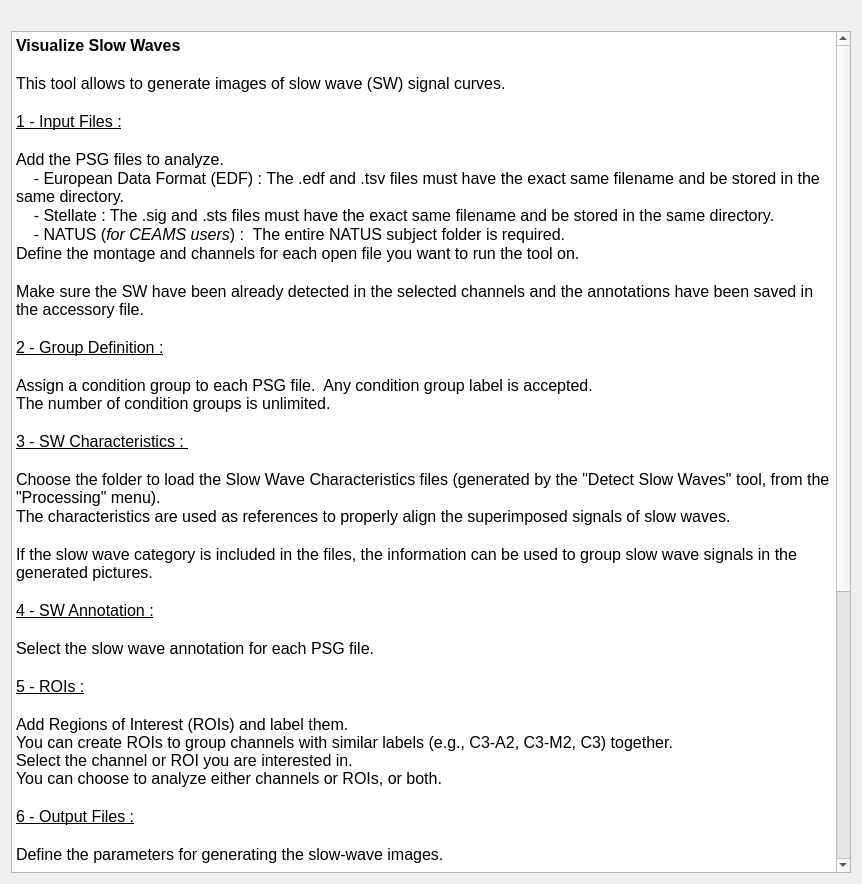
<?xml version="1.0" encoding="UTF-8"?>
<ui version="4.0">
 <class>SWImages</class>
 <widget class="QWidget" name="SWImages">
  <property name="geometry">
   <rect>
    <x>0</x>
    <y>0</y>
    <width>862</width>
    <height>884</height>
   </rect>
  </property>
  <property name="windowTitle">
   <string/>
  </property>
  <layout class="QVBoxLayout" name="verticalLayout_2">
   <item>
    <layout class="QVBoxLayout" name="verticalLayout">
     <item>
      <layout class="QHBoxLayout" name="horizontalLayout">
       <item>
        <widget class="QLabel" name="label">
         <property name="text">
          <string/>
         </property>
         <property name="alignment">
          <set>Qt::AlignmentFlag::AlignCenter</set>
         </property>
        </widget>
       </item>
       <item>
        <widget class="QLabel" name="label_3">
         <property name="text">
          <string/>
         </property>
         <property name="alignment">
          <set>Qt::AlignmentFlag::AlignCenter</set>
         </property>
        </widget>
       </item>
      </layout>
     </item>
     <item>
      <widget class="QTextEdit" name="textEdit">
       <property name="maximumSize">
        <size>
         <width>16777215</width>
         <height>16777215</height>
        </size>
       </property>
       <property name="verticalScrollBarPolicy">
        <enum>Qt::ScrollBarPolicy::ScrollBarAlwaysOn</enum>
       </property>
       <property name="horizontalScrollBarPolicy">
        <enum>Qt::ScrollBarPolicy::ScrollBarAlwaysOff</enum>
       </property>
       <property name="lineWrapMode">
        <enum>QTextEdit::LineWrapMode::WidgetWidth</enum>
       </property>
       <property name="readOnly">
        <bool>true</bool>
       </property>
       <property name="html">
        <string>&lt;!DOCTYPE HTML PUBLIC &quot;-//W3C//DTD HTML 4.0//EN&quot; &quot;http://www.w3.org/TR/REC-html40/strict.dtd&quot;&gt;
&lt;html&gt;&lt;head&gt;&lt;meta name=&quot;qrichtext&quot; content=&quot;1&quot; /&gt;&lt;meta charset=&quot;utf-8&quot; /&gt;&lt;style type=&quot;text/css&quot;&gt;
p, li { white-space: pre-wrap; }
hr { height: 1px; border-width: 0; }
li.unchecked::marker { content: &quot;\2610&quot;; }
li.checked::marker { content: &quot;\2612&quot;; }
&lt;/style&gt;&lt;/head&gt;&lt;body style=&quot; font-size:12pt; font-weight:400; font-style:normal;&quot;&gt;
&lt;p style=&quot; margin-top:0px; margin-bottom:0px; margin-left:0px; margin-right:0px; -qt-block-indent:0; text-indent:0px;&quot;&gt;&lt;span style=&quot; font-weight:600;&quot;&gt;Visualize Slow Waves&lt;/span&gt;&lt;/p&gt;
&lt;p style=&quot;-qt-paragraph-type:empty; margin-top:0px; margin-bottom:0px; margin-left:0px; margin-right:0px; -qt-block-indent:0; text-indent:0px;&quot;&gt;&lt;br /&gt;&lt;/p&gt;
&lt;p style=&quot; margin-top:0px; margin-bottom:0px; margin-left:0px; margin-right:0px; -qt-block-indent:0; text-indent:0px;&quot;&gt;This tool allows to generate images of slow wave (SW) signal curves.  &lt;/p&gt;
&lt;p style=&quot;-qt-paragraph-type:empty; margin-top:0px; margin-bottom:0px; margin-left:0px; margin-right:0px; -qt-block-indent:0; text-indent:0px;&quot;&gt;&lt;br /&gt;&lt;/p&gt;
&lt;p style=&quot; margin-top:0px; margin-bottom:0px; margin-left:0px; margin-right:0px; -qt-block-indent:0; text-indent:0px;&quot;&gt;&lt;span style=&quot; text-decoration: underline;&quot;&gt;1 - Input Files :&lt;/span&gt;&lt;/p&gt;
&lt;p style=&quot;-qt-paragraph-type:empty; margin-top:0px; margin-bottom:0px; margin-left:0px; margin-right:0px; -qt-block-indent:0; text-indent:0px; text-decoration: underline;&quot;&gt;&lt;br /&gt;&lt;/p&gt;
&lt;p style=&quot; margin-top:0px; margin-bottom:0px; margin-left:0px; margin-right:0px; -qt-block-indent:0; text-indent:0px;&quot;&gt;Add the PSG files to analyze.&lt;/p&gt;
&lt;p style=&quot; margin-top:0px; margin-bottom:0px; margin-left:0px; margin-right:0px; -qt-block-indent:0; text-indent:0px;&quot;&gt;&lt;span style=&quot;&quot;&gt;    - European Data Format (EDF) : The .edf and .tsv files must have the exact same filename and be stored in the same directory.&lt;/span&gt;&lt;/p&gt;
&lt;p style=&quot; margin-top:0px; margin-bottom:0px; margin-left:0px; margin-right:0px; -qt-block-indent:0; text-indent:0px;&quot;&gt;&lt;span style=&quot;&quot;&gt;    - Stellate : The .sig and .sts files must have the exact same filename and be stored in the same directory.&lt;/span&gt;&lt;/p&gt;
&lt;p style=&quot; margin-top:0px; margin-bottom:0px; margin-left:0px; margin-right:0px; -qt-block-indent:0; text-indent:0px;&quot;&gt;&lt;span style=&quot;&quot;&gt;    - NATUS (&lt;/span&gt;&lt;span style=&quot; font-style:italic;&quot;&gt;for CEAMS users&lt;/span&gt;&lt;span style=&quot;&quot;&gt;) : &lt;/span&gt;&lt;span style=&quot;&quot;&gt; The entire NATUS subject folder is required.&lt;/span&gt;&lt;/p&gt;
&lt;p style=&quot; margin-top:0px; margin-bottom:0px; margin-left:0px; margin-right:0px; -qt-block-indent:0; text-indent:0px;&quot;&gt;Define the montage and channels for each open file you want to run the tool on.&lt;/p&gt;
&lt;p style=&quot;-qt-paragraph-type:empty; margin-top:0px; margin-bottom:0px; margin-left:0px; margin-right:0px; -qt-block-indent:0; text-indent:0px;&quot;&gt;&lt;br /&gt;&lt;/p&gt;
&lt;p style=&quot; margin-top:0px; margin-bottom:0px; margin-left:0px; margin-right:0px; -qt-block-indent:0; text-indent:0px;&quot;&gt;Make sure the SW have been already detected in the selected channels and the annotations have been saved in the accessory file.&lt;/p&gt;
&lt;p style=&quot;-qt-paragraph-type:empty; margin-top:0px; margin-bottom:0px; margin-left:0px; margin-right:0px; -qt-block-indent:0; text-indent:0px;&quot;&gt;&lt;br /&gt;&lt;/p&gt;
&lt;p style=&quot; margin-top:0px; margin-bottom:0px; margin-left:0px; margin-right:0px; -qt-block-indent:0; text-indent:0px;&quot;&gt;&lt;span style=&quot; text-decoration: underline;&quot;&gt;2 - Group Definition :&lt;/span&gt;&lt;/p&gt;
&lt;p style=&quot;-qt-paragraph-type:empty; margin-top:0px; margin-bottom:0px; margin-left:0px; margin-right:0px; -qt-block-indent:0; text-indent:0px; text-decoration: underline;&quot;&gt;&lt;br /&gt;&lt;/p&gt;
&lt;p style=&quot; margin-top:0px; margin-bottom:0px; margin-left:0px; margin-right:0px; -qt-block-indent:0; text-indent:0px;&quot;&gt;Assign a condition group to each PSG file.  Any condition group label is accepted.  &lt;br /&gt;The number of condition groups is unlimited.&lt;/p&gt;
&lt;p style=&quot;-qt-paragraph-type:empty; margin-top:0px; margin-bottom:0px; margin-left:0px; margin-right:0px; -qt-block-indent:0; text-indent:0px;&quot;&gt;&lt;br /&gt;&lt;/p&gt;
&lt;p style=&quot; margin-top:0px; margin-bottom:0px; margin-left:0px; margin-right:0px; -qt-block-indent:0; text-indent:0px;&quot;&gt;&lt;span style=&quot; text-decoration: underline;&quot;&gt;3 - SW Characteristics : &lt;/span&gt;&lt;/p&gt;
&lt;p style=&quot;-qt-paragraph-type:empty; margin-top:0px; margin-bottom:0px; margin-left:0px; margin-right:0px; -qt-block-indent:0; text-indent:0px; text-decoration: underline;&quot;&gt;&lt;br /&gt;&lt;/p&gt;
&lt;p style=&quot; margin-top:0px; margin-bottom:0px; margin-left:0px; margin-right:0px; -qt-block-indent:0; text-indent:0px;&quot;&gt;Choose the folder to load the Slow Wave Characteristics files (generated by the &amp;quot;Detect Slow Waves&amp;quot; tool, from the &amp;quot;Processing&amp;quot; menu).&lt;/p&gt;
&lt;p style=&quot; margin-top:0px; margin-bottom:0px; margin-left:0px; margin-right:0px; -qt-block-indent:0; text-indent:0px;&quot;&gt;The characteristics are used as references to properly align the superimposed signals of slow waves.&lt;/p&gt;
&lt;p style=&quot;-qt-paragraph-type:empty; margin-top:0px; margin-bottom:0px; margin-left:0px; margin-right:0px; -qt-block-indent:0; text-indent:0px;&quot;&gt;&lt;br /&gt;&lt;/p&gt;
&lt;p style=&quot; margin-top:0px; margin-bottom:0px; margin-left:0px; margin-right:0px; -qt-block-indent:0; text-indent:0px;&quot;&gt;If the slow wave category is included in the files, the information can be used to group slow wave signals in the generated pictures.&lt;/p&gt;
&lt;p style=&quot;-qt-paragraph-type:empty; margin-top:0px; margin-bottom:0px; margin-left:0px; margin-right:0px; -qt-block-indent:0; text-indent:0px;&quot;&gt;&lt;br /&gt;&lt;/p&gt;
&lt;p style=&quot; margin-top:0px; margin-bottom:0px; margin-left:0px; margin-right:0px; -qt-block-indent:0; text-indent:0px;&quot;&gt;&lt;span style=&quot; text-decoration: underline;&quot;&gt;4 - SW Annotation :&lt;/span&gt;&lt;/p&gt;
&lt;p style=&quot;-qt-paragraph-type:empty; margin-top:0px; margin-bottom:0px; margin-left:0px; margin-right:0px; -qt-block-indent:0; text-indent:0px; text-decoration: underline;&quot;&gt;&lt;br /&gt;&lt;/p&gt;
&lt;p style=&quot; margin-top:0px; margin-bottom:0px; margin-left:0px; margin-right:0px; -qt-block-indent:0; text-indent:0px;&quot;&gt;Select the slow wave annotation for each PSG file.&lt;/p&gt;
&lt;p style=&quot;-qt-paragraph-type:empty; margin-top:0px; margin-bottom:0px; margin-left:0px; margin-right:0px; -qt-block-indent:0; text-indent:0px;&quot;&gt;&lt;br /&gt;&lt;/p&gt;
&lt;p style=&quot; margin-top:0px; margin-bottom:0px; margin-left:0px; margin-right:0px; -qt-block-indent:0; text-indent:0px;&quot;&gt;&lt;span style=&quot; text-decoration: underline;&quot;&gt;5 - ROIs :&lt;/span&gt;&lt;/p&gt;
&lt;p style=&quot;-qt-paragraph-type:empty; margin-top:0px; margin-bottom:0px; margin-left:0px; margin-right:0px; -qt-block-indent:0; text-indent:0px; text-decoration: underline;&quot;&gt;&lt;br /&gt;&lt;/p&gt;
&lt;p style=&quot; margin-top:0px; margin-bottom:0px; margin-left:0px; margin-right:0px; -qt-block-indent:0; text-indent:0px;&quot;&gt;Add Regions of Interest (ROIs) and label them. &lt;br /&gt;You can create ROIs to group channels with similar labels (e.g., C3-A2, C3-M2, C3) together.  &lt;br /&gt;Select the channel or ROI you are interested in. &lt;br /&gt;You can choose to analyze either channels or ROIs, or both.&lt;/p&gt;
&lt;p style=&quot;-qt-paragraph-type:empty; margin-top:0px; margin-bottom:0px; margin-left:0px; margin-right:0px; -qt-block-indent:0; text-indent:0px;&quot;&gt;&lt;br /&gt;&lt;/p&gt;
&lt;p style=&quot; margin-top:0px; margin-bottom:0px; margin-left:0px; margin-right:0px; -qt-block-indent:0; text-indent:0px;&quot;&gt;&lt;span style=&quot; text-decoration: underline;&quot;&gt;6 - Output Files :&lt;/span&gt;&lt;/p&gt;
&lt;p style=&quot;-qt-paragraph-type:empty; margin-top:0px; margin-bottom:0px; margin-left:0px; margin-right:0px; -qt-block-indent:0; text-indent:0px; text-decoration: underline;&quot;&gt;&lt;br /&gt;&lt;/p&gt;
&lt;p style=&quot; margin-top:0px; margin-bottom:0px; margin-left:0px; margin-right:0px; -qt-block-indent:0; text-indent:0px;&quot;&gt;Define the parameters for generating the slow-wave images. &lt;/p&gt;
&lt;p style=&quot;-qt-paragraph-type:empty; margin-top:0px; margin-bottom:0px; margin-left:0px; margin-right:0px; -qt-block-indent:0; text-indent:0px;&quot;&gt;&lt;br /&gt;&lt;/p&gt;
&lt;p style=&quot; margin-top:0px; margin-bottom:0px; margin-left:0px; margin-right:0px; -qt-block-indent:0; text-indent:0px;&quot;&gt;Images can be generated at the &lt;span style=&quot; font-weight:700;&quot;&gt;subject level&lt;/span&gt;, the &lt;span style=&quot; font-weight:700;&quot;&gt;cohort level&lt;/span&gt;, or both. &lt;/p&gt;
&lt;p style=&quot;-qt-paragraph-type:empty; margin-top:0px; margin-bottom:0px; margin-left:0px; margin-right:0px; -qt-block-indent:0; text-indent:0px;&quot;&gt;&lt;br /&gt;&lt;/p&gt;
&lt;p style=&quot; margin-top:0px; margin-bottom:0px; margin-left:0px; margin-right:0px; -qt-block-indent:0; text-indent:0px;&quot;&gt;&lt;span style=&quot; font-weight:700;&quot;&gt;Subject level:&lt;/span&gt;&lt;/p&gt;
&lt;p style=&quot; margin-top:0px; margin-bottom:0px; margin-left:0px; margin-right:0px; -qt-block-indent:0; text-indent:0px;&quot;&gt;You can generate individual images for each channel/ROI to examine the set of slow-wave events, or combine all channels/ROIs into a single image showing the averaged slow-wave curve.&lt;/p&gt;
&lt;p style=&quot;-qt-paragraph-type:empty; margin-top:0px; margin-bottom:0px; margin-left:0px; margin-right:0px; -qt-block-indent:0; text-indent:0px;&quot;&gt;&lt;br /&gt;&lt;/p&gt;
&lt;p style=&quot; margin-top:0px; margin-bottom:0px; margin-left:0px; margin-right:0px; -qt-block-indent:0; text-indent:0px;&quot;&gt;&lt;span style=&quot; font-weight:700;&quot;&gt;Cohort level:&lt;/span&gt;&lt;/p&gt;
&lt;p style=&quot; margin-top:0px; margin-bottom:0px; margin-left:0px; margin-right:0px; -qt-block-indent:0; text-indent:0px;&quot;&gt;Start by selecting a display option—for example, plotting the mean with or without the standard deviation (STD), or plotting all subjects within each group.&lt;br /&gt;You can generate a single image for the entire cohort, where curves are averaged across all selected channels/ROIs, or generate one image per channel/ROI.&lt;/p&gt;
&lt;p style=&quot;-qt-paragraph-type:empty; margin-top:0px; margin-bottom:0px; margin-left:0px; margin-right:0px; -qt-block-indent:0; text-indent:0px;&quot;&gt;&lt;br /&gt;&lt;/p&gt;
&lt;p style=&quot; margin-top:0px; margin-bottom:0px; margin-left:0px; margin-right:0px; -qt-block-indent:0; text-indent:0px;&quot;&gt;If the &amp;quot;Classify Slow Waves&amp;quot; tool has been run on the data, slow-wave categories can be visualized in the images.&lt;/p&gt;
&lt;p style=&quot;-qt-paragraph-type:empty; margin-top:0px; margin-bottom:0px; margin-left:0px; margin-right:0px; -qt-block-indent:0; text-indent:0px;&quot;&gt;&lt;br /&gt;&lt;/p&gt;
&lt;p style=&quot; margin-top:0px; margin-bottom:0px; margin-left:0px; margin-right:0px; -qt-block-indent:0; text-indent:0px;&quot;&gt;Specify axis options, such as setting axis limits or displaying negative values upward.&lt;/p&gt;
&lt;p style=&quot;-qt-paragraph-type:empty; margin-top:0px; margin-bottom:0px; margin-left:0px; margin-right:0px; -qt-block-indent:0; text-indent:0px;&quot;&gt;&lt;br /&gt;&lt;/p&gt;
&lt;p style=&quot; margin-top:0px; margin-bottom:0px; margin-left:0px; margin-right:0px; -qt-block-indent:0; text-indent:0px;&quot;&gt;For additional customization, refer to the &lt;span style=&quot; font-weight:700;&quot;&gt;Colors&lt;/span&gt; and &lt;span style=&quot; font-weight:700;&quot;&gt;Slow Wave Alignment&lt;/span&gt; settings in the left panel.&lt;/p&gt;
&lt;p style=&quot;-qt-paragraph-type:empty; margin-top:0px; margin-bottom:0px; margin-left:0px; margin-right:0px; -qt-block-indent:0; text-indent:0px;&quot;&gt;&lt;br /&gt;&lt;/p&gt;
&lt;p style=&quot; margin-top:0px; margin-bottom:0px; margin-left:0px; margin-right:0px; -qt-block-indent:0; text-indent:0px;&quot;&gt;Finally, select the output folder where the images will be saved.&lt;/p&gt;
&lt;p style=&quot;-qt-paragraph-type:empty; margin-top:0px; margin-bottom:0px; margin-left:0px; margin-right:0px; -qt-block-indent:0; text-indent:0px;&quot;&gt;&lt;br /&gt;&lt;/p&gt;
&lt;p style=&quot;-qt-paragraph-type:empty; margin-top:0px; margin-bottom:0px; margin-left:0px; margin-right:0px; -qt-block-indent:0; text-indent:0px;&quot;&gt;&lt;br /&gt;&lt;/p&gt;&lt;/body&gt;&lt;/html&gt;</string>
       </property>
      </widget>
     </item>
    </layout>
   </item>
  </layout>
 </widget>
 <resources>
  <include location="../../../../../snooz-toolbox/src/main/python/ui/themes/themes.qrc"/>
 </resources>
 <connections/>
</ui>
